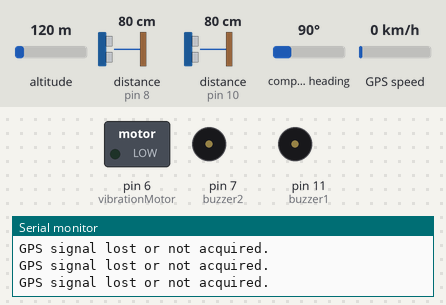
Recording of a sketch running on a simulated Arduino Uno, built with avr-gcc and run on an emulated ATmega328P. On the bench: switched loads named in the sketch (green lamp = pin HIGH), buzzer (waves = sounding, pin HIGH), the last lines printed to the serial monitor. Wiring (inferred from the names in the program): 2 × ultrasonic range finder: trigger pin 9, echo pin 10 / trigger pin 12, echo pin 8. Inputs (shaded band) come from the test bench; at power-on: distance to the obstacle (sensors on pin 8, pin 10) 80 cm, altitude 120 m, compass heading 90°, GPS speed 0 km/h. The echo pulse lasts 58.3 µs per cm; the GPS gets a fix after 3 s at 37.7749, -122.4194 with 8 satellites; pins used as bus, display or sensor lines are not drawn.

Above: at 1.2 s.
1.3 s: distance to the obstacle (sensor on pin 8) set to 55 cm
5.4 s: distance to the obstacle (sensor on pin 8) set to 47 cm
At 5.8 s:
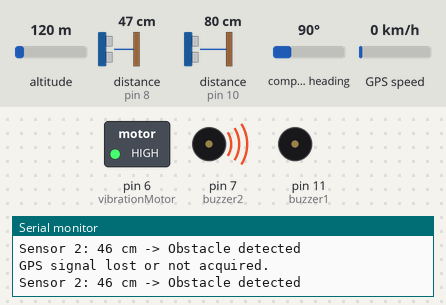
6.9 s: distance to the obstacle (sensor on pin 10) set to 56 cm
8.4 s: distance to the obstacle (sensor on pin 10) set to 45 cm
At 9.7 s:
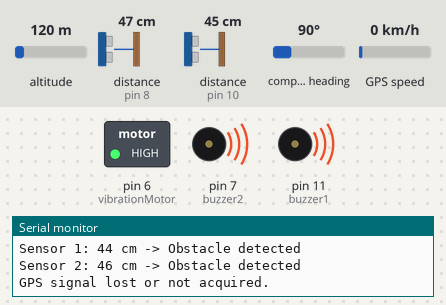
10.0 s: distance to the obstacle (sensor on pin 8) set to 12 cm
14.1 s: distance to the obstacle (sensor on pin 8) set to 9 cm
At 15.1 s:
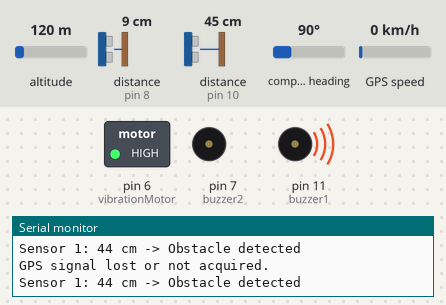
Timing chart, 0 to 16.6 s (numbered marks = the images above; inputs shaded):
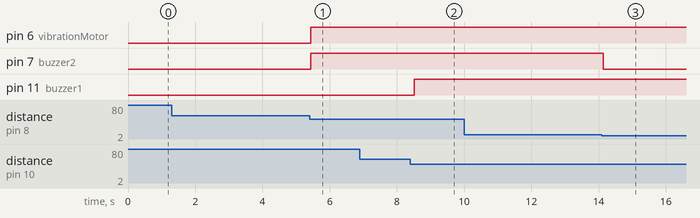

The sketch:

Smart_cane.ino
```cpp
#include <SoftwareSerial.h>
#include <TinyGPS++.h>
// Ultrasonic Sensor and Buzzer Pins
const int trigPin1 = 9;
const int echoPin1 = 10;
const int buzzer1 = 11;
const int trigPin2 = 12;
const int echoPin2 = 8;
const int buzzer2 = 7;
const int vibrationMotor = 6;
// GPS Pins
const int GPS_RX = 3;
const int GPS_TX = 4;
SoftwareSerial gpsSerial(GPS_RX, GPS_TX);
TinyGPSPlus gps;
long duration1, duration2;
int distance1, distance2;
const int minDistance = 10; // Ignore anything less than 10 cm
const int obstacleThreshold = 50;

void setup() {
  pinMode(trigPin1, OUTPUT);
  pinMode(echoPin1, INPUT);
  pinMode(buzzer1, OUTPUT);
  pinMode(trigPin2, OUTPUT);
  pinMode(echoPin2, INPUT);
  pinMode(buzzer2, OUTPUT);
  pinMode(vibrationMotor, OUTPUT);
  Serial.begin(9600);
  gpsSerial.begin(9600);
}

void loop() {
   // Measure distance from sensor 1
 digitalWrite(trigPin1, LOW);
 delayMicroseconds(2);
 digitalWrite(trigPin1, HIGH);
 delayMicroseconds(10);
 digitalWrite(trigPin1, LOW);
 duration1 = pulseIn(echoPin1, HIGH, 30000);
distance1 = duration1 * 0.034 / 2;
 // Measure distance from sensor 2
 digitalWrite(trigPin2, LOW);
 delayMicroseconds(2);
 digitalWrite(trigPin2, HIGH);
 delayMicroseconds(10);
 digitalWrite(trigPin2, LOW);
 duration2 = pulseIn(echoPin2, HIGH, 30000);
 distance2 = duration2 * 0.034 / 2;
 bool obstacleDetected = false;
 // Sensor 1 logic
 if (distance1 >= minDistance && distance1 < obstacleThreshold) {
 digitalWrite(buzzer1, HIGH);
 Serial.print("Sensor 1: ");
 Serial.print(distance1);
 Serial.println(" cm -> Obstacle detected");
 obstacleDetected = true;
 } else {
 digitalWrite(buzzer1, LOW);
 }
 // Sensor 2 logic
if (distance2 >= minDistance && distance2 < obstacleThreshold) {
 digitalWrite(buzzer2, HIGH);
 Serial.print("Sensor 2: ");
 Serial.print(distance2);
 Serial.println(" cm -> Obstacle detected");
 obstacleDetected = true;
 } else {
 digitalWrite(buzzer2, LOW);
 }
 // Modified: Vibration motor control
 if (obstacleDetected) {
 digitalWrite(vibrationMotor, HIGH); // Obstacle found -> motor ON
 } else {
 digitalWrite(vibrationMotor, LOW); // No obstacle -> motor OFF
 }
 // GPS data reading
 while (gpsSerial.available() > 0) {
 gps.encode(gpsSerial.read());
 }
 // Display location if available
 if (gps.location.isUpdated()) {
 Serial.print("Current Location -> Latitude: ");
Serial.print(gps.location.lat(), 6);
 Serial.print(", Longitude: ");
 Serial.println(gps.location.lng(), 6);
 } else {
 Serial.println("GPS signal lost or not acquired.");
 }
 delay(100); // Slight delay to reduce sensitivity and processing load
}
```

Measured:
- the behaviour switches between 51 and 50 cm on distance to the obstacle (sensor on pin 8) (found by bisection; images 0 and 1)
- the behaviour switches between 51 and 50 cm on distance to the obstacle (sensor on pin 10) (found by bisection; images 1 and 2)
- the behaviour switches between 11 and 10 cm on distance to the obstacle (sensor on pin 8) (found by bisection; images 2 and 3)
- after the input at 5.4 s, pin 6 (vibrationMotor), pin 7 (buzzer2): LOW → HIGH at once
- after the input at 8.4 s, pin 11 (buzzer1): LOW → HIGH after 0.12 s
- after the input at 14.1 s, pin 7 (buzzer2): HIGH → LOW at once
